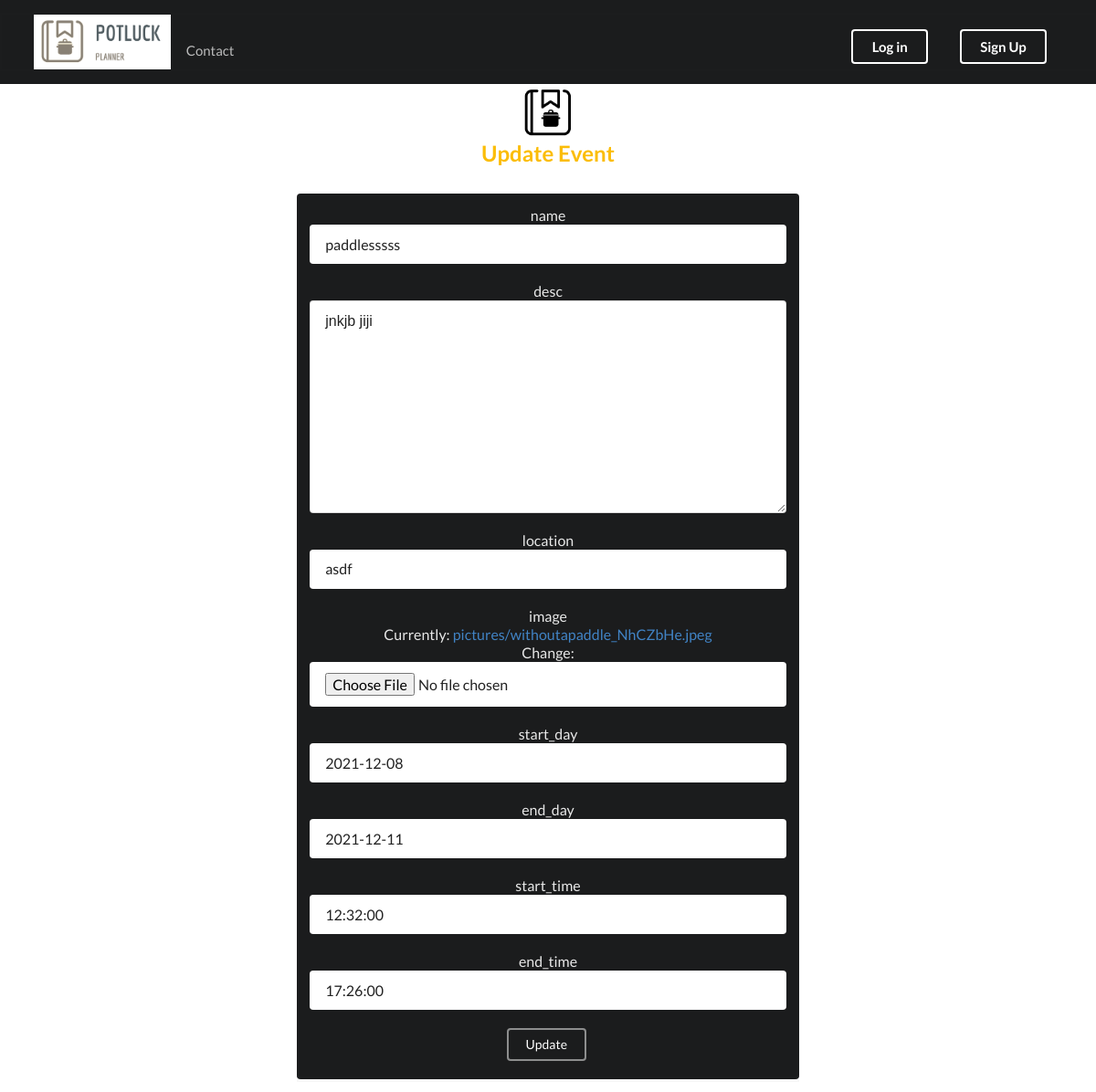
Screenshot of /events/16/update/ with the database file from the repository.
### planner/models.py (models this page shows, shortened)
class Event(models.Model):
  name = models.CharField(max_length=200)
  desc = models.TextField(max_length=2000)
  image = models.ImageField(upload_to='pictures', default='pictures/noimg.jpg')
  location = models.CharField(max_length=200)
  start_day = models.DateField()
  end_day = models.DateField()
  start_time = models.TimeField()
  end_time = models.TimeField()
  created_by= models.CharField(max_length=100, default='admin@admin.com')

### planner/views.py (the view)
# urls.py: path('events/<int:id>/update/', views.update_event, name="update_event"),
def update_event(request, id):
  event = Event.objects.get(id=id)
  form = EventForm(request.POST or None, instance=event)
  if form.is_valid():
    form.save()
    return redirect('events')
  return render(request, 'planner/updateevent.html', { 'form': form, 'event': event } )

### planner/forms.py
class EventForm(forms.ModelForm):
  class Meta:
    model = Event
    fields = ['name', 'desc', 'location', 'image', 'start_day', 'end_day', 'start_time', 'end_time']

### planner/templates/planner/updateevent.html (shortened to what this page needs)
{% extends 'planner/base.html' %}
{% block body %}
  <div class="ui container">
    <div class="ui middle aligned center aligned grid">
      <div class="four wide column"></div>
      <div class="eight wide column">
        <h2 class="ui yellow image header">
          <img src="../../../pictures/logo.png" class="image">
          <br />
          <div class="content">
            Update Event
          </div>
        </h2>
        <div class="ui stacked segment inverted">
          <form method="POST" class="ui large form inverted" enctype="multipart/form-data">
            {% for field in form %}
              <div class="form-group">
                {{ field.name }}
                <br />
                {{ field }}
                <br />
              </div>
              <br />
            {% endfor %}
            <button type="submit" class="ui inverted red basic button">Update</button>
          </form>
        </div>
      </div>
      <div class="four wide column"></div>
    </div>
  </div>
{%  endblock %}

### rows the page displays
Event: form "paddlesssss" "jnkjb jiji" "asdf" "2021-12-08" "2021-12-11" "12:32:00" "17:26:00"

### other values shown
{{ field.name }} "name" "desc" "location" "image" "start_day" "end_day" "start_time" "end_time"
